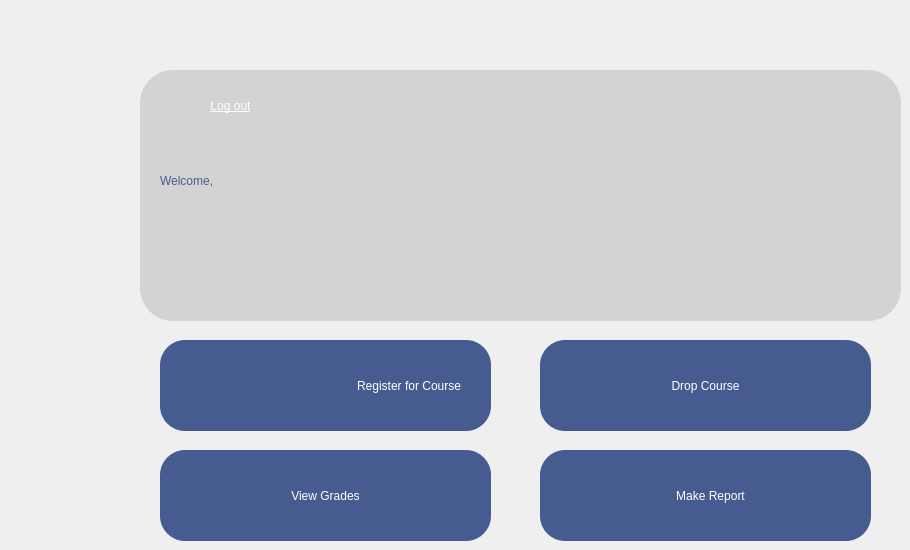
				<widget class="QWidget" name="page_8">
					<widget class="QPushButton" name="pushButton_3">
						<property name="geometry">
							<rect>
								<x>160</x>
								<y>340</y>
								<width>331</width>
								<height>91</height>
							</rect>
						</property>
						<property name="styleSheet">
							<string notr="true">
								QPushButton {
								background-color: #465c90;
								color: white;
								border: 2px ;
								border-radius: 25px;
								padding: 8px 16px;
								font: 700 18pt &quot;Segoe UI&quot;;
								text-align: right; /* أحيانًا بيشتغل */
								padding-right: 30px;
								}

								QPushButton:hover {
								background-color: rgb(211, 211, 211);
								}
							</string>
						</property>
						<property name="text">
							<string>Register for Course</string>
						</property>
					</widget>
					<widget class="QPushButton" name="viesgrades">
						<property name="geometry">
							<rect>
								<x>160</x>
								<y>450</y>
								<width>331</width>
								<height>91</height>
							</rect>
						</property>
						<property name="styleSheet">
							<string notr="true">
								QPushButton {
								background-color: #465c90;
								color: white;
								border: 2px ;
								border-radius: 25px;
								padding: 8px 16px;
								font: 700 20pt &quot;Segoe UI&quot;;
								}

								QPushButton:hover {
								background-color: rgb(211, 211, 211);
								}
							</string>
						</property>
						<property name="text">
							<string>View Grades</string>
						</property>
					</widget>
					<widget class="QFrame" name="frame_15">
						<property name="geometry">
							<rect>
								<x>140</x>
								<y>70</y>
								<width>761</width>
								<height>251</height>
							</rect>
						</property>
						<property name="styleSheet">
							<string notr="true">
								background-color: rgb(211, 211, 211);
								border-radius: 33px;
							</string>
						</property>
						<property name="frameShape">
							<enum>QFrame::Shape::StyledPanel</enum>
						</property>
						<property name="frameShadow">
							<enum>QFrame::Shadow::Raised</enum>
						</property>
						<widget class="QPushButton" name="logout">
							<property name="geometry">
								<rect>
									<x>40</x>
									<y>20</y>
									<width>101</width>
									<height>31</height>
								</rect>
							</property>
							<property name="styleSheet">
								<string notr="true">
									color: rgb(255, 255, 255);
									font: 12pt &quot;Segoe UI&quot;;
									text-decoration: underline;
								</string>
							</property>
							<property name="text">
								<string>Log out</string>
							</property>
						</widget>
						<widget class="QLabel" name="label_23">
							<property name="geometry">
								<rect>
									<x>450</x>
									<y>0</y>
									<width>271</width>
									<height>241</height>
								</rect>
							</property>
							<property name="styleSheet">
								<string notr="true">background-color: rgb(211, 211, 211);</string>
							</property>
							<property name="text">
								<string/>
							</property>
							<property name="pixmap">
								<pixmap resource="project01.qrc">:/project01/Coding-amico-removebg-preview.png</pixmap>
							</property>
							<property name="scaledContents">
								<bool>true</bool>
							</property>
						</widget>
						<widget class="QLabel" name="Welcomelabel">
							<property name="geometry">
								<rect>
									<x>20</x>
									<y>140</y>
									<width>351</width>
									<height>41</height>
								</rect>
							</property>
							<property name="styleSheet">
								<string notr="true">
									background-color: rgb(211, 211, 211);
									color: rgb(70, 92, 144);
									font: 700 24pt &quot;Segoe UI&quot;;
								</string>
							</property>
							<property name="text">
								<string/>
							</property>
						</widget>
						<widget class="QLabel" name="label_24">
							<property name="geometry">
								<rect>
									<x>10</x>
									<y>10</y>
									<width>41</width>
									<height>41</height>
								</rect>
							</property>
							<property name="styleSheet">
								<string notr="true">border-radius: 40px;</string>
							</property>
							<property name="text">
								<string/>
							</property>
							<property name="pixmap">
								<pixmap resource="project01.qrc">:/newPrefix/Screenshot_2025-05-15_005716-removebg-preview.png</pixmap>
							</property>
							<property name="scaledContents">
								<bool>true</bool>
							</property>
						</widget>
						<widget class="QLabel" name="Welcomelabel_2">
							<property name="geometry">
								<rect>
									<x>20</x>
									<y>90</y>
									<width>351</width>
									<height>41</height>
								</rect>
							</property>
							<property name="styleSheet">
								<string notr="true">
									background-color: rgb(211, 211, 211);
									color: rgb(70, 92, 144);
									font: 700 24pt &quot;Segoe UI&quot;;
								</string>
							</property>
							<property name="text">
								<string>Welcome,</string>
							</property>
						</widget>
					</widget>
					<widget class="QPushButton" name="pushButton_6">
						<property name="geometry">
							<rect>
								<x>540</x>
								<y>340</y>
								<width>331</width>
								<height>91</height>
							</rect>
						</property>
						<property name="styleSheet">
							<string notr="true">
								QPushButton {
								background-color: #465c90;
								color: white;
								border: 2px ;
								border-radius: 25px;
								padding: 8px 16px;
								font: 700 20pt &quot;Segoe UI&quot;;
								}

								QPushButton:hover {
								background-color: rgb(211, 211, 211);
								}
							</string>
						</property>
						<property name="text">
							<string>Drop Course</string>
						</property>
					</widget>
					<widget class="QPushButton" name="pushButton_4">
						<property name="geometry">
							<rect>
								<x>540</x>
								<y>450</y>
								<width>331</width>
								<height>91</height>
							</rect>
						</property>
						<property name="styleSheet">
							<string notr="true">
								QPushButton {
								background-color: #465c90;
								color: white;
								border: 2px ;
								border-radius: 25px;
								padding: 8px 16px;
								font: 700 20pt &quot;Segoe UI&quot;;
								}

								QPushButton:hover {
								background-color: rgb(211, 211, 211);
								}
							</string>
						</property>
						<property name="text">
							<string>   Make Report</string>
						</property>
					</widget>
					<widget class="QLabel" name="label_25">
						<property name="geometry">
							<rect>
								<x>180</x>
								<y>360</y>
								<width>51</width>
								<height>51</height>
							</rect>
						</property>
						<property name="styleSheet">
							<string notr="true">
								QLabel {
								background-color: #465c90;
								qproperty-alignment: AlignCenter;
								}

								QLabel:hover {
								background-color: rgb(211, 211, 211);
								}
								pushButton_3:hover{
								background-color: rgb(211, 211, 211);
								}
							</string>
						</property>
						<property name="text">
							<string/>
						</property>
						<property name="pixmap">
							<pixmap resource="project01.qrc">:/project01/ballot.png</pixmap>
						</property>
						<property name="scaledContents">
							<bool>true</bool>
						</property>
					</widget>
					<widget class="QLabel" name="label_26">
						<property name="geometry">
							<rect>
								<x>180</x>
								<y>470</y>
								<width>51</width>
								<height>51</height>
							</rect>
						</property>
						<property name="styleSheet">
							<string notr="true">
								QLabel {
								background-color: #465c90;
								}

								QLabel:hover {
								background-color: rgb(211, 211, 211);
								}
							</string>
						</property>
						<property name="text">
							<string/>
						</property>
						<property name="pixmap">
							<pixmap resource="project01.qrc">:/project01/grade.png</pixmap>
						</property>
						<property name="scaledContents">
							<bool>true</bool>
						</property>
					</widget>
					<widget class="QLabel" name="label_27">
						<property name="geometry">
							<rect>
								<x>570</x>
								<y>470</y>
								<width>51</width>
								<height>51</height>
							</rect>
						</property>
						<property name="styleSheet">
							<string notr="true">
								QLabel {
								background-color: #465c90;
								}

								QLabel:hover {
								background-color: rgb(211, 211, 211);
								}
							</string>
						</property>
						<property name="text">
							<string/>
						</property>
						<property name="pixmap">
							<pixmap resource="project01.qrc">:/project01/report.png</pixmap>
						</property>
						<property name="scaledContents">
							<bool>true</bool>
						</property>
					</widget>
					<widget class="QLabel" name="label_28">
						<property name="geometry">
							<rect>
								<x>560</x>
								<y>360</y>
								<width>49</width>
								<height>51</height>
							</rect>
						</property>
						<property name="styleSheet">
							<string notr="true">
								QLabel {
								background-color: #465c90;
								}

								QLabel:hover {
								background-color: rgb(211, 211, 211);
								}
							</string>
						</property>
						<property name="text">
							<string/>
						</property>
						<property name="pixmap">
							<pixmap resource="project01.qrc">:/project01/remove.png</pixmap>
						</property>
						<property name="scaledContents">
							<bool>true</bool>
						</property>
					</widget>
					<zorder>frame_15</zorder>
					<zorder>pushButton_3</zorder>
					<zorder>viesgrades</zorder>
					<zorder>pushButton_6</zorder>
					<zorder>pushButton_4</zorder>
					<zorder>label_25</zorder>
					<zorder>label_26</zorder>
					<zorder>label_27</zorder>
					<zorder>label_28</zorder>
				</widget>
